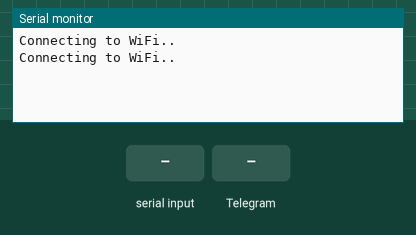
Bench run of a sketch on a simulated ESP8266 (NodeMCU). Shown: the last lines printed to the serial monitor. The test bench sets the inputs (shaded band). WiFi joins after 1.5 s; servers stay silent unless stated; the local clock reads 2024-03-15 10:24:30 at power-on unless the sketch sets it.

Above: at 3.2 s.
3.3 s: "5\n" received over Serial
At 5.1 s:
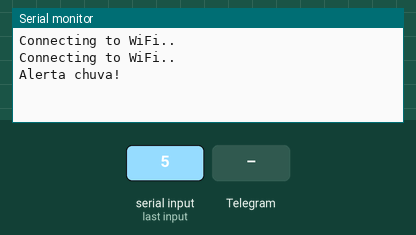
5.8 s: Telegram message "/fechar" received
At 8.0 s:
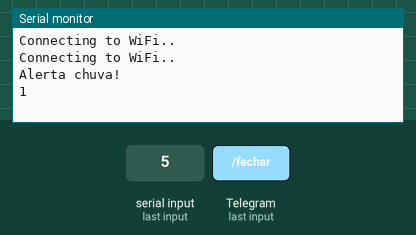

The sketch:

sketch_may31e.ino
```cpp
#include <ESP8266WiFi.h>
#include <WiFiClientSecure.h>
#include <UniversalTelegramBot.h>   // Universal Telegram Bot Library written by Brian Lough: https://github.com/witnessmenow/Universal-Arduino-Telegram-Bot
#include <ArduinoJson.h>

// Replace with your network credentials
const char* ssid = "iPhone de Joao vitor";
const char* password = "12345678";

// Initialize Telegram BOT
#define BOTtoken "5607689150:AAEQY1NwxbPmn9BgMBzYucSb4YH8VRk6bWQ"  // your Bot Token (Get from Botfather)

// Use @myidbot to find out the chat ID of an individual or a group
// Also note that you need to click "start" on a bot before it can
// message you
#define CHAT_ID "908161889"

#ifdef ESP8266
  X509List cert(TELEGRAM_CERTIFICATE_ROOT);
#endif

WiFiClientSecure client;
UniversalTelegramBot bot(BOTtoken, client);

// Checks for new messages every 1 second.
int botRequestDelay = 1000;
unsigned long lastTimeBotRan;

const int ledPin = 2;
bool ledState = LOW;

// Handle what happens when you receive new messages
void handleNewMessages(int numNewMessages) {
  //Serial.println("handleNewMessages");
  //Serial.println(String(numNewMessages));

  for (int i=0; i<numNewMessages; i++) {
    // Chat id of the requester
    String chat_id = String(bot.messages[i].chat_id);
    if (chat_id != CHAT_ID){
      bot.sendMessage(chat_id, "Unauthorized user", "");
      continue;
    }

    // Print the received message
    String text = bot.messages[i].text;
    //Serial.println(text);

    String from_name = bot.messages[i].from_name;

    if (text == "/start") {
      String welcome = "Welcome, " + from_name + ".\n";
      welcome += "Use os comandos abaixo para controlar suas saídas.\n\n";
      welcome += "/fechar para fechar a janela \n";
      welcome += "/abrir para abrir a janela \n";
      welcome += "/status para verificar o status da janela \n";
      bot.sendMessage(chat_id, welcome, "");
    }

    if (text == "/fechar") {
      bot.sendMessage(chat_id, "Janela fechando...", "");
      //ledState = HIGH;
      Serial.print("1\n");
      //digitalWrite(ledPin, ledState);
    }

    if (text == "/abrir") {
      bot.sendMessage(chat_id, "Janela abrindo...", "");
      //ledState = HIGH;
      Serial.print("6\n");
      //digitalWrite(ledPin, ledState);
    }

    /*if (text == "/led_off") {
      bot.sendMessage(chat_id, "LED state set to OFF", "");
      ledState = LOW;
      digitalWrite(ledPin, ledState);
    }
    */

    if (text == "/status") {
      Serial.println("4");
      delay(4000);
      if(Serial.available()){
        String mensagem = Serial.readString();
        int status = mensagem.toInt();
        if(status == 1){
          bot.sendMessage(chat_id, "Está chovendo!", "");
        }
        if(status == 0){
          bot.sendMessage(chat_id, "Não está chovendo!", "");
        }
        else{
          bot.sendMessage(chat_id, "Erro na resposta via Serial!", "");
        }
      }else{
        bot.sendMessage(chat_id, "Erro na comunicação!");
      }
      /*if (Serial.available()){
        String mensagem = Serial.readString();
        int status = mensagem.toInt();
        if(status == 1){
          bot.sendMessage(chat_id, "Está chovendo!", "");
        }
        if(status == 0){
          bot.sendMessage(chat_id, "Não está chovendo!", "");
        }
        else{
        bot.sendMessage(chat_id, "LED is OFF", "");
        }
      }*/
    }
  }
}

void setup() {
  Serial.begin(9600);

  #ifdef ESP8266
    configTime(0, 0, "pool.ntp.org");      // get UTC time via NTP
    client.setTrustAnchors(&cert); // Add root certificate for api.telegram.org
  #endif

  //pinMode(ledPin, OUTPUT);
  //digitalWrite(ledPin, ledState);

  // Connect to Wi-Fi
  WiFi.mode(WIFI_STA);
  WiFi.begin(ssid, password);
  #ifdef ESP32
    client.setCACert(TELEGRAM_CERTIFICATE_ROOT); // Add root certificate for api.telegram.org
  #endif
  while (WiFi.status() != WL_CONNECTED) {
    delay(1000);
    Serial.println("Connecting to WiFi..");
  }
  // Print ESP32 Local IP Address
  //Serial.println(WiFi.localIP());
}

void loop() {
  if (millis() > lastTimeBotRan + botRequestDelay)  {
    int numNewMessages = bot.getUpdates(bot.last_message_received + 1);

    while(numNewMessages) {
      //Serial.println("got response");
      handleNewMessages(numNewMessages);
      numNewMessages = bot.getUpdates(bot.last_message_received + 1);
    }
    lastTimeBotRan = millis();
  }

  if(Serial.available()){
    String chat_id = "908161889";
    String mensagem = Serial.readString();
    int teste = mensagem.toInt();
    //Serial.print(mensagem);
    if(teste == 5){
      Serial.println("Alerta chuva!");
      bot.sendMessage(chat_id, "Está chovendo, estou fechando!");
    }
  }
}
```

Measured:
- after the input at 3.3 s, the serial monitor: prints a new line after 1.0 s (image 1)
- after the input at 5.8 s, the serial monitor: prints a new line after 0.70 s (image 2)
